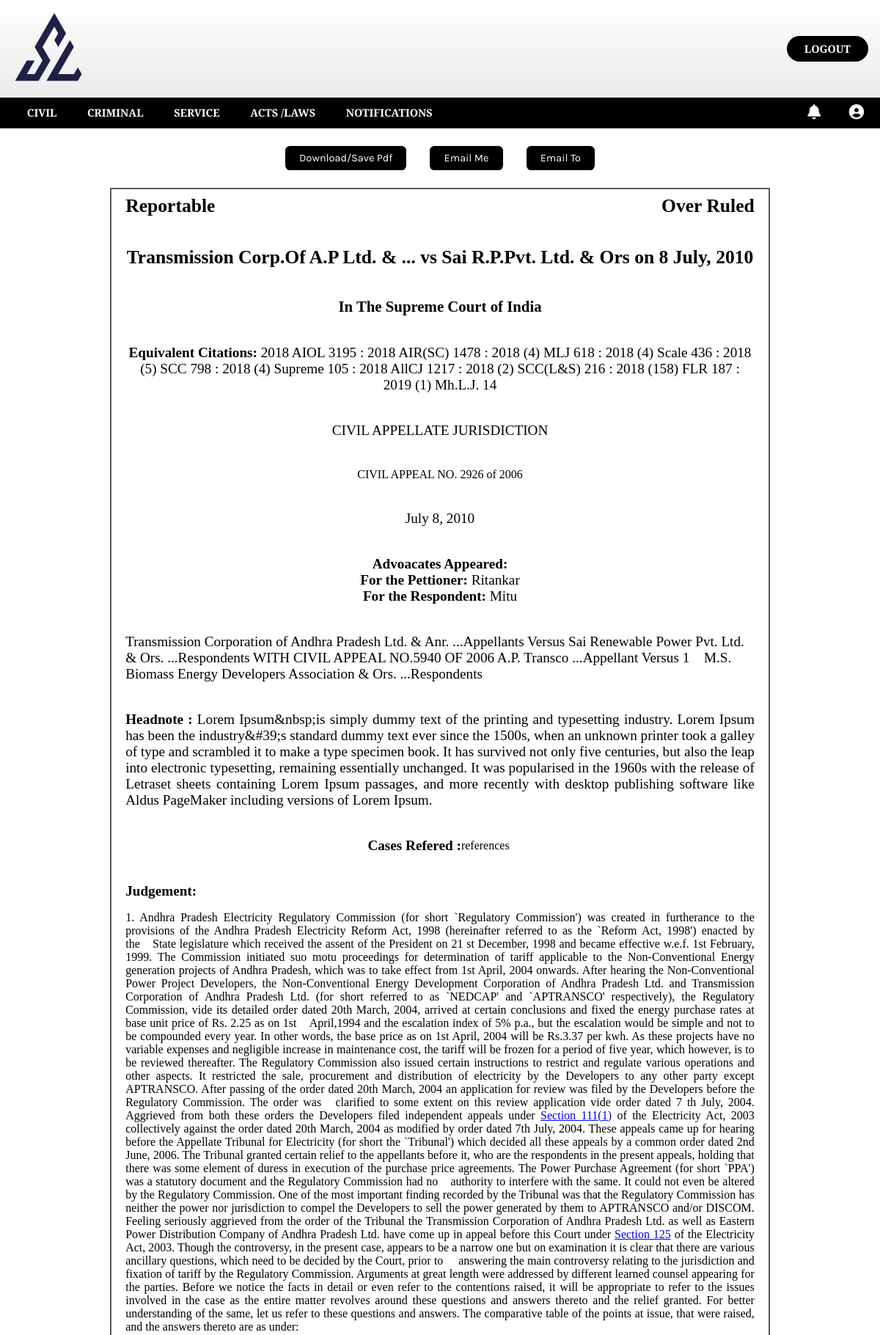
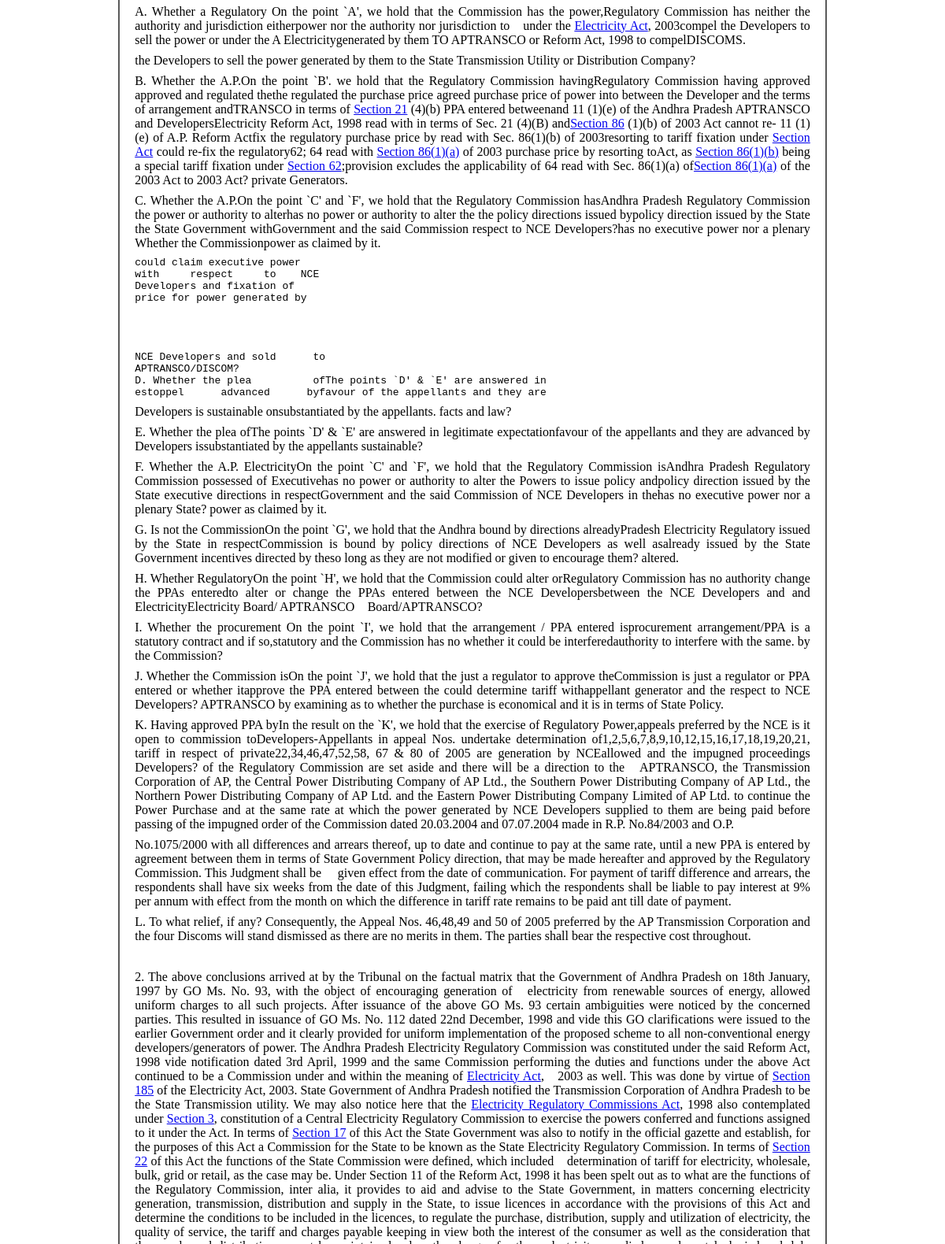
Screenshot of /professional/detail-doc/1 (signed in, upper part) with the database file from the repository (2 pictures, top to bottom).
### payment/models.py (models this page shows, shortened)
class UserSubscription(models.Model):
    user = models.ForeignKey(CustomUser, on_delete=models.CASCADE)
    service_choosen = models.ForeignKey(ServiceProduct, on_delete=models.CASCADE, null=True)
    amount = models.IntegerField(null=True)
    subscription_duration = models.CharField(max_length=10, choices=SUB_CHOICES, null=True)
    subscribed_on = models.DateTimeField(null=True)
    expiring_on = models.DateTimeField(null=True)
    payment_id = models.CharField(max_length=100, null=True)
    razorpay_order_id = models.CharField(max_length=100, null = True)
    razorpay_payment_id = models.CharField(max_length=100, null = True)
    razorpay_signature = models.CharField(max_length=100, null = True)
    payment_status = models.CharField(max_length=10, choices=PAYMENT_STATUS, null=True)
    is_active = models.BooleanField(default= False)
    paid = models.BooleanField(default=False)

### professional/models.py (models this page shows, shortened)
class Citation(models.Model):
    court_name =models.CharField(max_length=255, choices=court_type ,null=True, blank= True)
    tribunals = models.CharField(max_length=255, choices= tribunal_list,blank=True ,null=True)
    commission= BooleanField(default= False)
    apelLate_type = models.CharField(max_length=255,null=True,help_text="required")
    judge_name = models.TextField(null=True, help_text="required")
    case_no = models.TextField(null=True, help_text="required")
    party_name = models.TextField(null=True, help_text="required")
    advocate_petitioner =  models.TextField(null=True, help_text="required", blank=True)
    advocate_respondent =  models.TextField(null=True, help_text="required", blank=True)
    judgements= RichTextField(null=True,help_text="required")
    date_of_order= models.DateField(null=True,help_text="required")
    headnote = models.TextField(null=True, help_text="required")
    references = RichTextField(help_text="references of previous cases",blank= True,null=True)
    equivalent_citations = models.CharField(max_length=255, blank= True, null= True)
    title= models.TextField(help_text="case number and year (required)" ,null=True)
    sub_title= RichTextField(help_text="main point for decision (required)",null=True)
    law_type= models.CharField(max_length=40, choices= type_of_law ,null=True, help_text="required")
    sub_law_type= MultiSelectField(choices= sub_type_of_law ,null=True, help_text="required")
    law_category= models.CharField(max_length=60, choices=category ,null=True, help_text="required")
    reportable = BooleanField(default= False)
    non_reportable = BooleanField(default= False)
    over_ruled = BooleanField(default= False)
    diary_no = models.CharField(max_length=255,blank=True, null=True)
    page_no = models.CharField(max_length=255,blank=True, null=True)
    uploaded_on = models.DateTimeField(blank=True, null=True, auto_now=timezone.now(), editable=False)
    uploaded_by = models.CharField(max_length=255, blank=True, null=True, editable=False)

### professional/views.py (the view)
# urls.py: path('detail-doc/<str:id>', views.detail_doc, name= 'detail-doc'),
@cache_control(no_cache=True, must_revalidate=True, no_store=True)
@login_required(login_url='login')
def detail_doc(request,id):
   subuser = request.user
   subscription = UserSubscription.objects.filter(user = subuser, is_active = True)
   try:
      query = Citation.objects.get(pk = id)
   except Exception as e:
      print(e)
   context = {
      'usersub': subscription,
      'query': query,
   }
   return render(request, 'professional/detaildoc.html', context)

### template/professional/detaildoc.html (shortened to what this page needs)
{% extends 'professional/professional_home.html' %}
{% load static %}
{% block section %}
<section class="dedoc-button-container">
   <button class="dedoc-button" id="pdf" >Download/Save Pdf</button>
   <button class="dedoc-button" id="emailme" >Email Me</button>
   <button class="dedoc-button" id="emailto" >Email To</button>
</section>
<section class="dedoc-citation-wrapper">
   <article class="dedoc-report-overuled-container">
       {% if query.reportable %}
         <p class="dedoc-report" id="dedoc_report">Reportable</p>
      {% else %}
         <p class="dedoc-report" id="dedoc_nonreport">Non-Reportable</p>
      {% endif %}
       {% if query.over_ruled %}
         <p class="dedoc-overruled" id="dedoc_overruled">Over Ruled</p>
      {% endif %}
   </article>
   <article class="dedoc-title-container">
      <p class="dedoc-title" id="dedoc_title">{{query.title}}</p>
   </article>
   <article class="dedoc-court-container">
         {% if query.court_name %}
            <p class="dedoc-court" id="dedoc_court">In {{query.court_name}}</p>
         {% endif %}
   </article>
   {% if query.equivalent_citations %}
      <article class="dedocequi-citation-container">
         <p class="dedoc-equi-citation" id="equi_citation"> <b>Equivalent Citations:</b> {{query.equivalent_citations|safe}} </p>
      </article>
   {% endif %}
   <article class="dedoc-apellate-container">
      <p class="dedoc-apellate" id="dedoc_apellate">{{query.apelLate_type}}</p>
   </article>
   <article class="dedoc-caseno">
      <p class="dedoc-caseno" id="dedco_caseno"> {{query.case_no|safe}} </p>
   </article>
   <article class="dedoc-date-of-order">
      <p class="dedoc-date-of-order" id="dedco_of_order"> {{query.date_of_order}} </p>
   </article>
   <article class="dedoc-advocate-container">
      <p class="dedoc-adv-petitioner"><b> Advoacates Appeared: </b></p>
      <p class="dedoc-adv-petitioner" id="dedoc_advP"> <b>For the Pettioner:</b> {{query.advocate_petitioner}} </p>
      <p class="dedoc-adv-respondent" id="dedoc_advR"> <b>For the Respondent:</b> {{query.advocate_respondent}} </p>
   </article>
   <article class="dedoc-party-name">
      <p class="dedoc-party-name" id="dedco_partyname"> {{query.party_name|safe}} </p>
   </article>
   <article class="dedoc-headnote-container">
      <p class="dedoc-headnote" id="dedoc_headnote"> <b>Headnote :</b> {{query.headnote}} </p>
   </article>
   <article class="dedoc-references-container">
      <p class="dedoc-references" id="dedoc_references"> <b>Cases Refered :</b> {{query.references|safe}} </p>
   </article>
   <article class="dedoc-order-container">
      <p class="dedoc-order"> <b>Judgement:</b> </p>
      <p class="dedoc-order" id="dedoc_order"> {{query.judgements|safe}} </p>
   </article>
</section>
{% endblock %}

### template/professional/professional_home.html (shortened to what this page needs)
{% load static %}
<!DOCTYPE html>
<html lang="en">
  <head>
    <link rel="stylesheet" href="{% static 'css/detaildoc.css' %}" />
    <link rel="stylesheet" href="{% static 'css/civil.css' %}" />
    <link rel="stylesheet" href="{% static 'css/professional.css' %}" />
  </head>
  <body>
    <div class="professional-wrapper">
      <header class="prof-header">
        <a href="{% url 'home' %}" class="logo-link"
          ><img
            class="logo"
            src="{% static 'images/slvemongramdarkblue.svg' %}"
            alt="solvelitigation"
          />
        </a>
        <a href="{% url 'logout' %}" class="logout-btn">LOGOUT</a>
      </header>
      <main class="professional-main-wrapper">
        <section class="nav-and-other">
          {% include 'professional/nav_professional.html' %}
          <div class="profile-and-notification">
            <ul class="pro-and-noti-ul">
              <li class="pro-and-noti-list">
                <button class="pro-and-noti-btn">
                  <i class="fas fa-bell"></i>
                </button>
              </li>
              <li class="pro-and-not-list">
                <button class="pro-and-noti-btn">
                  <i class="fas fa-user-circle"></i>
                </button>
              </li>
            </ul>
          </div>
        </section>
        {% block section %} {% endblock %}
      </main>
    </div>
  </body>
</html>

### template/professional/nav_professional.html (shortened to what this page needs)
{% load static %}
<head> <link rel="stylesheet" href="{% static 'css/prof_nav.css' %}"> </head>
{% if request.user.date_joined|date == request.user.last_login|date %}
  <nav class="professional-nav">
    <ul class="prof-nav-ul">
      <li class="prof-nav-list"><a href="{% url 'civil' %}" class="prof-nav-link">CIVIL</a></li>
      <li class="prof-nav-list"><a href="" class="prof-nav-link">CRIMINAL</a></li>
      <li class="prof-nav-list"><a href="" class="prof-nav-link">SERVICE</a></li>
      <li class="prof-nav-list"><a href="" class="prof-nav-link">TAXATION</a></li>
      <li class="prof-nav-list"><a href="" class="prof-nav-link">CORPORATE</a></li>
      <li class="prof-nav-list"><a href="" class="prof-nav-link">ACTS/ LAWS</a></li>
      <li class="prof-nav-list"><a href="" class="prof-nav-link">NOTIFICATIONS</a></li>
    </ul>
</nav>
{% else %}
  <nav class="professional-nav">
    <ul class="prof-nav-ul">
      {% for sub in usersub %}
        {% if sub.service_choosen.code == 11 %}
              <li class="prof-nav-list"><a href="{% url 'civil' %}" class="prof-nav-link">CIVIL</a></li>
        {% endif %}
      {% endfor %}
      {% for sub in usersub %}
        {% if sub.service_choosen.code == 21 %}
              <li class="prof-nav-list"><a href="" class="prof-nav-link">CRIMINAL</a></li>
        {% endif %}
      {% endfor %}
      {% for sub in usersub %}
        {% if sub.service_choosen.code == 31 %}
              <li class="prof-nav-list"><a href="" class="prof-nav-link">SERVICE</a></li>
        {% endif %}
      {% endfor %}
      <li class="prof-nav-list"><a href="" class="prof-nav-link">ACTS /LAWS</a></li>
      <li class="prof-nav-list"><a href="" class="prof-nav-link">NOTIFICATIONS</a></li>
    </ul>
  </nav>
{% endif %}

### static/css/detaildoc.css (style rules this page uses)
* { margin: 0; padding: 0; user-select: none; }
*, *::before, *::after { box-sizing: border-box; }
body, h1, h2, h3, h4, p, pre, figure, blockquote, dl, dd { margin: 0; }
.dedoc-button-container { display: flex; justify-content: center; align-items: center; gap: 2rem; }
.dedoc-button { border: 0; outline: none; border-radius: 0.4rem; padding: 0.5rem 1.2rem; font-family: "Karla", sans-serif; font-size: clamp(0.9rem, 1.1vw, 1.4rem); cursor: pointer; background-color: #000; color: #ffff; transition: all 0.3s; }
.dedoc-citation-wrapper { border: 2px solid rgb(90, 90, 90); width: 75%; display: flex; flex-direction: column; justify-content: center; align-items: center; gap: 2.5rem; padding: 0.5rem 1.2rem; margin-inline: auto; }
.dedoc-report-overuled-container { width: 100%; display: flex; align-items: center; justify-content: space-between; }
.dedoc-report, .dedoc-overruled, .dedoc-court, .dedoc-equi-citation, .dedoc-apellate, .dedoc-adv-petitioner, .dedoc-adv-respondent, .dedoc-party-name, .dedoc-headnote, .dedoc-references, .dedoc-order, .dedoc-date-of-order { font-size: 1.2rem; font-family: "Times New Roman", Times, serif; }
.dedoc-court { font-weight: 700; font-size: 1.3rem; }
.dedoc-report, .dedoc-overruled, .dedoc-title { font-size: 1.6rem; font-weight: 600; }
.dedoc-title-container { display: flex; gap: 5rem; justify-content: center; align-items: center; }
.dedoc-title { text-align: center; }
.dedocequi-citation-container { text-align: center; }
.dedoc-advocate-container { display: flex; flex-direction: column; justify-content: center; align-items: center; text-align: left; }
.dedoc-references-container { width: 100%; display: flex; justify-content: center; align-items: center; }
.dedoc-references { text-align: left; }
.dedoc-headnote-container { text-align: justify; }
.dedoc-order-container { display: flex; flex-direction: column; text-align: justify; gap: 0.5rem; }

### static/css/civil.css (style rules this page uses)
* { margin: 0; padding: 0; user-select: none; }
*, *::before, *::after { box-sizing: border-box; }
body, h1, h2, h3, h4, p, figure, blockquote, dl, dd { margin: 0; }

### static/css/professional.css (style rules this page uses)
* { margin: 0; padding: 0; user-select: none; }
*, *::before, *::after { box-sizing: border-box; }
body, h1, h2, h3, h4, p, figure, blockquote, dl, dd { margin: 0; }
.prof-header { min-height: 60px; display: flex; justify-content: space-between; align-items: center; padding-inline: 1rem; padding-block: 0.9rem; background-image: linear-gradient( to top, #ebebeb, #f0f0f0, #f5f5f5, #fafafa, #ffffff ); }
.logo { width: 6.25rem; height: 6.25rem; }
.logo-link { text-decoration: none; }
.logout-btn { text-decoration: none; padding: 0.5rem 1.5rem; color: #fff; background-color: #000; border-radius: 2.1rem; font-family: "Cormorant Garamond", serif; font-weight: bolder; font-size: clamp(0.9rem, 1.179vw, 1.5rem); transition: 300ms; }
.professional-main-wrapper { display: flex; flex-direction: column; row-gap: 1.5rem; }
.nav-and-other { display: flex; justify-content: space-between; align-items: center; background-color: #000; padding-block: 0.5rem; padding-inline: 1.2rem; }
.profile-and-notification { display: flex; justify-content: center; align-items: center; }
.pro-and-noti-ul { display: flex; justify-content: center; align-items: center; gap: 2rem; }
.pro-and-noti-list { list-style: none; }
.pro-and-noti-btn { width: clamp(0.9rem, 2.15vw, 2.9rem); height: clamp(0.9rem, 2.15vw, 2.9rem); color: #fff; font-size: clamp(0.9rem, 1.7vw, 2.5rem); background-color: transparent; border: none; }

### static/css/prof_nav.css (style rules this page uses)
* { margin: 0; padding: 0; user-select: none; }
*, *::before, *::after { box-sizing: border-box; }
body, h1, h2, h3, h4, p, figure, blockquote, dl, dd { margin: 0; }
.professional-nav { display: flex; justify-content: center; align-items: center; }
.prof-nav-ul { display: flex; justify-content: center; align-items: center; gap: 0.4rem; }
.prof-nav-list { list-style: none; }
.prof-nav-link { text-decoration: none; padding: 0.5rem 1.1rem; color: #fff; font-family: "Cormorant Garamond", serif; font-weight: bolder; font-size: clamp(0.9rem, 1.1vw, 1.5rem); transition: 300ms; }

### rows the page displays
UserSubscription: shows "CIVIL"
UserSubscription: shows "CRIMINAL"
UserSubscription: shows "SERVICE"
Citation: title "Transmission Corp.Of A.P Ltd. & ... vs Sai R.P.Pvt. Ltd. & Ors on 8 July, 2010", court_name "The Supreme Court of India", equivalent_citations "2018 AIOL 3195 : 2018 AIR(SC) 1478 : 2018 (4) MLJ 618 : 2018 (4) Scale 436 : 2018 (5) SCC 798 : 2018 (4) Supreme 105 : 2018 AllCJ 1217 : 2018 (2) SCC(L&S) 216 : 2018 (158) FLR 187 : 2019 (1) Mh.L.J. 14", apelLate_type "CIVIL APPELLATE JURISDICTION", case_no "CIVIL APPEAL NO. 2926 of 2006", date_of_order "July 8, 2010", advocate_petitioner "Ritankar", advocate_respondent "Mitu", party_name "Transmission Corporation of Andhra Pradesh Ltd. & Anr. ...Appellants Versus Sai Renewable Power Pvt. Ltd. & Ors. ...Respondents WITH CIVIL APPEAL NO.5940 OF 2006 A.P. Transco ...Appellant Versus 1 M.S. Biomass Energy Developers Association & Ors. ...Respondents", headnote "Lorem Ipsum&nbsp;is simply dummy text of the printing and typesetting industry. Lorem Ipsum has been the industry&#39;s standard dummy text ever since the 1500s, when an unknown printer took a galley of type and scrambled it to make a type specimen book. It has survived not only five centuries, but also the leap into electronic typesetting, remaining essentially unchanged. It was popularised in the 1960s with the release of Letraset sheets containing Lorem Ipsum passages, and more recently with desktop publishing software like Aldus PageMaker including versions of Lorem Ipsum.", references "references", judgements "1. Andhra Pradesh Electricity Regulatory Commission (for short `Regulatory Commission') was created in furtherance to the provisions of the Andhra Pradesh Electricity Reform Act, 1998 (hereinafter referred to as the `Reform Act, 1998') enacted by the State legislature which received the assent of the President on 21 st December, 1998 and became effective w.e.f. 1st February, 1999. The Commission initiated suo motu proceedings for determination of tariff applicable to the Non-Conventional Energy generation projects of Andhra Pradesh, which was to take effect from 1st April, 2004 onwards. After hearing the Non-Conventional Power Project Developers, the Non-Conventional Energy Development…"
